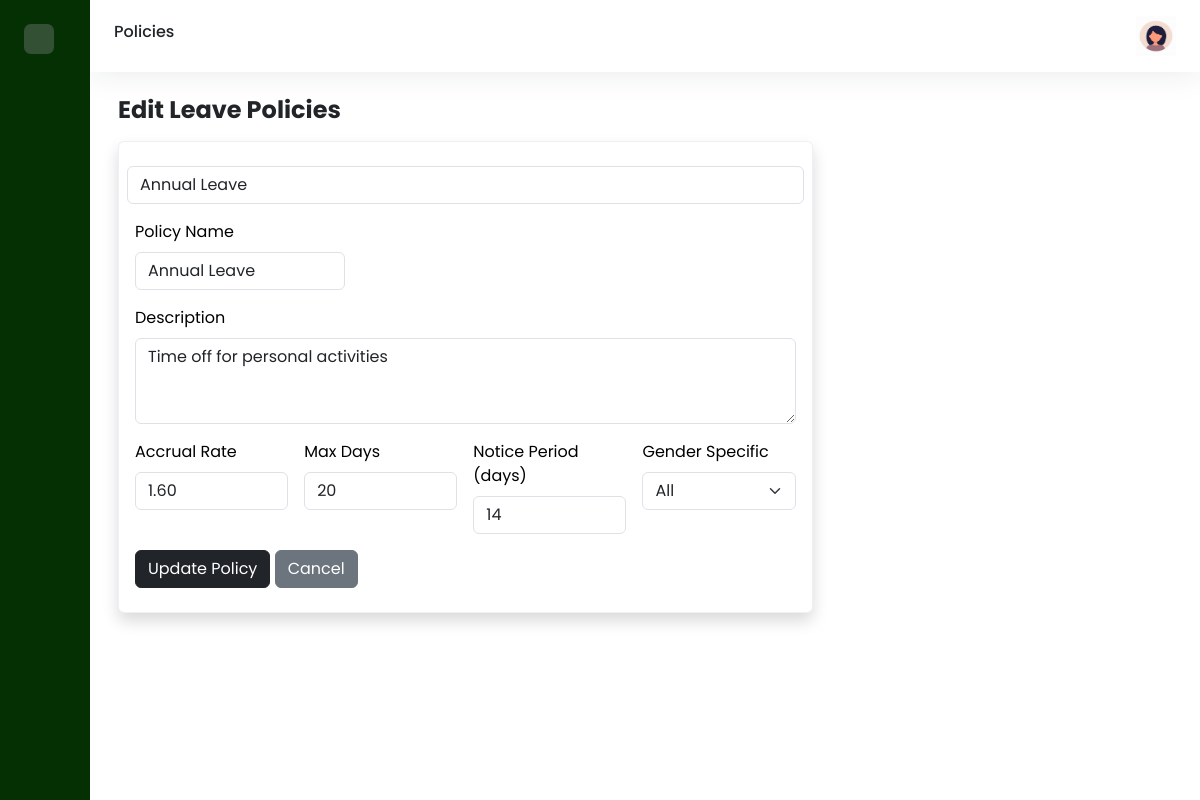
The app's page /admin/editpolicy.php?id=1 (signed in) with its own data.
### tables this page shows
CREATE TABLE `leave_policy` (
  `policy_id` int(11) NOT NULL,
  `policy_name` varchar(100) NOT NULL,
  `type_id` int(11) NOT NULL,
  `accrual_rate` decimal(5,2) NOT NULL,
  `maxdays_peryear` int(11) NOT NULL DEFAULT 0,
  `noticeperiod_days` int(11) NOT NULL DEFAULT 0,
  `gender_specific` enum('male','female','all') DEFAULT NULL,
  `description` text DEFAULT NULL
);

CREATE TABLE `leave_type` (
  `type_id` int(11) NOT NULL,
  `type_name` varchar(100) NOT NULL,
  `description` text DEFAULT NULL,
  `requires_approval` tinyint(1) NOT NULL DEFAULT 1,
  `default_accrualrate_perperiod` decimal(5,2) NOT NULL DEFAULT 0.00,
  `max_carryover_days` int(11) NOT NULL DEFAULT 0
);

### admin/editpolicy.php (the view, shortened to what this page needs)
<?php
$host = "localhost";
$db   = "leave_management";
$user = "root";
$pass = "";
$conn = new mysqli($host, $user, $pass, $db);
$policy_id = intval($_GET["id"]);
$stmt = $conn->prepare("SELECT policy_id, type_id, policy_name, description, accrual_rate, maxdays_peryear, noticeperiod_days, gender_specific
                        FROM leave_policy WHERE policy_id = ?");
$stmt->bind_param("i", $policy_id);
$stmt->execute();
$result = $stmt->get_result();
$policy = $result->fetch_assoc();
$leave_types = $conn->query("SELECT type_id, type_name FROM leave_type ORDER BY type_name ASC");
?>
<!DOCTYPE html>
<html>
    <head>
        <link href='https://cdn.boxicons.com/fonts/basic/boxicons.min.css' rel='stylesheet'>
        <link href="https://cdn.jsdelivr.net/npm/bootstrap@5.3.7/dist/css/bootstrap.min.css" rel="stylesheet"
>
        <link rel="stylesheet" href="../assets/css/dashboard.css">
    </head>
    <body>
        <div class="wrapper">
            <aside id="sidebar">
                <div class="d-flex justify-content-between p-4">
                    <button class="toggle-btn border-0" type="button">
                    </button>
                </div>
                <ul class="sidebar-nav">
                    <li class="sidebar-item">
                        <a href="../admin.php" class="sidebar-link">
                        </a>
                    </li>
                    <li class="sidebar-item">
                        <a href="#" class="sidebar-link collapsed has-dropdown" data-bs-toggle="collapse"
                        data-bs-target="#dept" aria-expanded="false" aria-controls="dept">
                        </a>
                    </li>
                    <li class="sidebar-item">
                        <a href="#" class="sidebar-link collapsed has-dropdown"data-bs-toggle="collapse"
                        data-bs-target="#leaves" aria-expanded="false" aria-controls="leaves">
                        </a>
                    </li>
                    <li class="sidebar-item">
                        <a href="#" class="sidebar-link collapsed has-dropdown"data-bs-toggle="collapse"
                        data-bs-target="#emp" aria-expanded="false" aria-controls="emp">
                        </a>
                    </li>
                    <li class="sidebar-item">
                        <a href="#" class="sidebar-link collapsed has-dropdown"data-bs-toggle="collapse"
                        data-bs-target="#manage" aria-expanded="false" aria-controls="manage">
                        </a>
                    </li>
                    <li class="sidebar-item">
                        <a href="report.php" class="sidebar-link">
                        </a>
                    </li>
                    <li class="sidebar-item">
                        <a href="settings.php" class="sidebar-link">
                        </a>
                    </li>
                </ul>
                <div class="sidebar-footer">
                    <a href="../logout.php" class="sidebar-link">
                    </a>
                </div>
            </aside>
            <div class="main">
                <nav class="navbar navbar-expand px-4 py-3">
                    <h6>Policies</h6>
                    <div class="navbar-collapse collapse">
                        <ul class="navbar-nav ms-auto">
                            <li class="nav-item dropdown">
                                <a href="#" data-bs-toggle="dropdown" class="nav-icon pe-md-0">
                                   <img src="../assets/img/avatar.jpeg" alt="" class="avatar img-fluid">
                                </a>
                            </li>
                        </ul>
                    </div>
                </nav>
                <main class="content px-3 py-4">
                    <div class="container-fluid">
                        <div class="mb-3">
                            <h2 class="fw-bold fs-4 mb-3">
                                Edit Leave Policies
                            </h2>
                            <div class="row">
                                <div class="col-12 col-md-8">
                                    <div class="card shadow">
                                        <div class="card-body py-4">
                                            <form method="POST" class="row g-3">
                                                <select name="type_id" id="type_id" class="form-control" required>
                                                    <?php while ($type = $leave_types->fetch_assoc()) { ?>
                                                        <option value="<?php echo $type['type_id']; ?>"
                                                                <?php if ($type['type_id'] == $policy['type_id']) echo 'selected'; ?>>
                                                            <?php echo $type['type_name']; ?>
                                                        </option>
                                                    <?php } ?>
                                                </select>
                                                 <div class="col-md-4">
                                                    <label for="policy_name" class="form-label">Policy Name</label>
                                                    <input type="text" class="form-control" id="policy_name" name="policy_name" value="<?php echo htmlspecialchars($policy['policy_name']); ?>" required>
                                                </div>
                                                <div class="col-12">
                                                    <label for="description" class="form-label">Description</label>
                                                    <textarea class="form-control" id="description" name="description" rows="3"><?php echo htmlspecialchars($policy['description']); ?></textarea>
                                                </div>
                                                <div class="col-md-3">
                                                    <label for="accrual_rate" class="form-label">Accrual Rate</label>
                                                    <input type="number" step="any" class="form-control" id="accrual_rate" name="accrual_rate" value="<?php echo htmlspecialchars($policy['accrual_rate']); ?>" required>
                                                </div>
                                                <div class="col-md-3">
                                                    <label for="maxdays_peryear" class="form-label">Max Days</label>
                                                    <input type="number" class="form-control" id="maxdays_peryear" name="maxdays_peryear" value="<?php echo htmlspecialchars($policy['maxdays_peryear']); ?>" required>
                                                </div>
                                                <div class="col-md-3">
                                                    <label for="noticeperiod_days" class="form-label">Notice Period (days)</label>
                                                    <input type="number" class="form-control" id="noticeperiod_days" name="noticeperiod_days" value="<?php echo htmlspecialchars($policy['noticeperiod_days']); ?>" required>
                                                </div>
                                                <div class="col-md-3">
                                                    <label for="gender_specific" class="form-label">Gender Specific</label>
                                                    <select id="gender_specific" name="gender_specific" class="form-select">
                                                        <option value="All" <?php if ($policy['gender_specific'] == "All") echo "selected"; ?>>All</option>
                                                    </select>
                                                </div>
                                                <div class="col-12">
                                                    <button type="submit" name="update_policy" class="btn btn-dark">Update Policy</button>
                                                    <a href="manpolicy.php" class="btn btn-secondary">Cancel</a>
                                                </div>
                                            </form>
                                        </div>
                                    </div>
                                </div>
                            </div>
                        </div>
                    </div>
                </main>
            </div>
        </div>
    </body>
</html>

### assets/css/dashboard.css (style rules this page uses)
body { font-family: 'Poppins', sans-serif; }
a { text-decoration: none; }
li { list-style: none; }
.wrapper { display: flex; }
.main { display: flex; flex-direction: column; min-height: 100vh; width: 100%; overflow: hidden; transition: all 0.25s ease-in-out; background-color: #FFF; }
#sidebar { width: 90px; min-width: 90px; transition: all 0.25s ease-in-out; background-color: #043004ff; display: flex; flex-direction: column; }
.toggle-btn { width: 30px; height: 30px; color: #FFF; border-radius: 0.425rem; font-size: 18px; display: flex; justify-content: center; align-items: center; background-color: #345034; }
.sidebar-nav { padding: 0.8rem; flex: 11 auto; z-index: 10; }
a.sidebar-link { padding: .625rem 1.125rem; color: #9db1a1; display: block; white-space: nowrap; font-weight: 700; border-left: 3px solid transparent; }
.sidebar-item { position: relative; }
.navbar { background-color: #FFF; box-shadow: 0 0 2rem 0 rgba(33, 37, 41, 0.1); }
.navbar-expand .navbar-collapse { min-width: 200px; }
.avatar { height: 40px; width: 40px; }
.card { background-color: #FFF; transition: 0.4s; cursor: pointer; color: #000; margin-bottom: 1rem; border-color: rgba(231, 234, 243, 0.7); }
.content { flex: 11 auto; }

### records on screen
leave_policy: type_id "Annual Leave", policy_name "Annual Leave", description "Time off for personal activities", accrual_rate "1.60", maxdays_peryear "20", noticeperiod_days "14"
